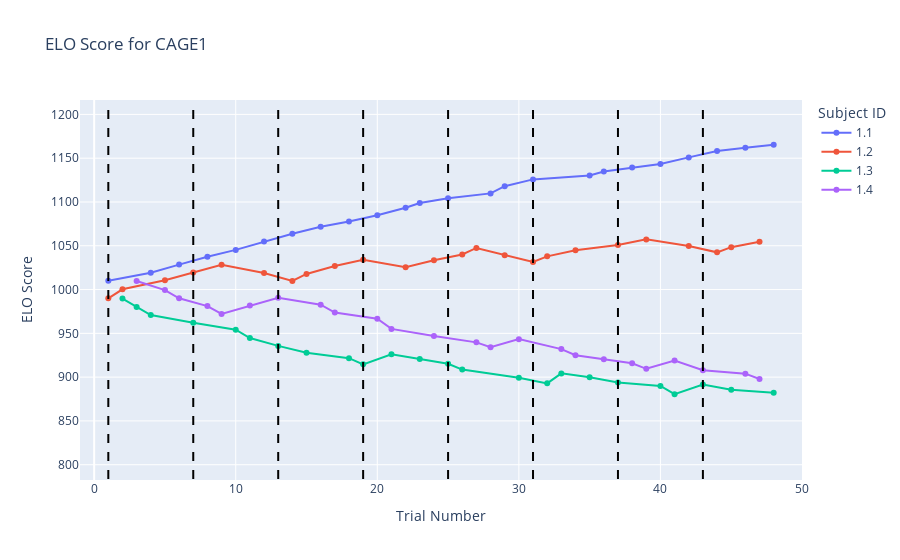
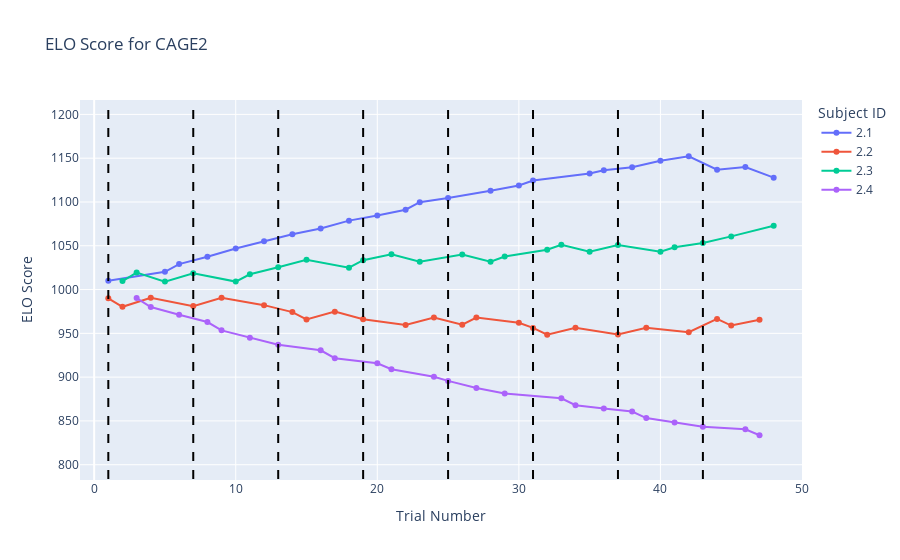
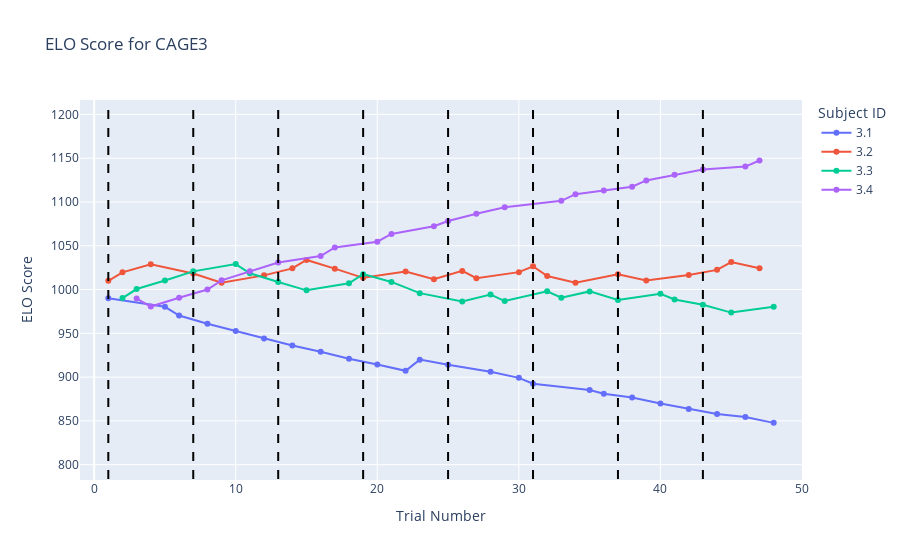
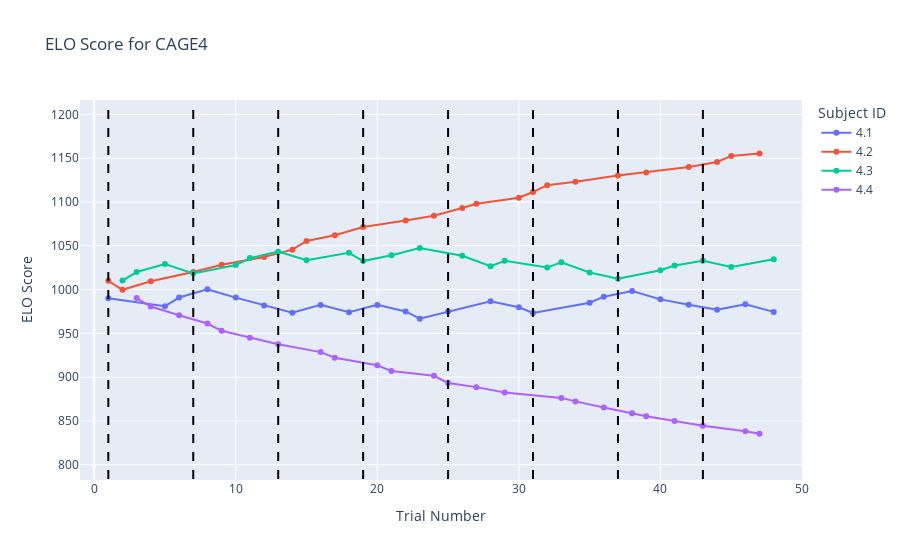

These figures' notebook cell, in order:
### Markdown cell above
# Visualization
### ELO plots for each sheet

### Code cell
# change the config for exporting hte png iamge fro mthe plot at a higher resolution
config = {
    'toImageButtonOptions': {
        'format': 'png',
        'filename': 'custom_image',
        'height': 600,
        'width': 800,
        'scale': 10
    }
}

# Getting the highest and lowest Elo rating for cutoffs of the Y-axis
max_elo_rating = all_sheet_elo_score_df["updated_elo_rating"].max()
min_elo_rating = all_sheet_elo_score_df["updated_elo_rating"].min()
max_match_num = all_sheet_elo_score_df["total_match_number"].max()
min_match_num = all_sheet_elo_score_df["total_match_number"].min()

for key, value in elo_df_dict.items():
    # Drawing vertical lines that represent when each session begins
    # Based on when a row has a different session than the previous row
    session_arr = value[value['session_number_difference'] == 1.0]['total_match_number'].unique()
    vertical_lines_lst = []
    for session_int in session_arr:
        shape = {'type': 'line', 
                 'x0': session_int, 
                 'y0': min_elo_rating-50, 
                 'x1': session_int, 
                 'y1': max_elo_rating+50,
                 'line': {
                    'color': 'black',
                    'width': 2,
                    'dash': 'dash'
                }}
        vertical_lines_lst.append(shape)
        
    # Drawing a line for each subject
    subject_id_arr = value['subject_id'].unique()
    subject_id_arr.sort()
    subject_lines_lst = []
    for subject in subject_id_arr:
        subject_df = value[value['subject_id'] == subject]
        trace = go.Scatter(x=subject_df["total_match_number"], 
                           y=subject_df["updated_elo_rating"], 
                           mode='lines+markers', 
                           name=subject)
        subject_lines_lst.append(trace)

    # Create a layout with the shapes
    layout = go.Layout(shapes=vertical_lines_lst)

    # Create a Figure object with the traces and layout
    fig = go.Figure(data=subject_lines_lst, layout=layout)
    fig.update_xaxes(range=[min_match_num-2, max_match_num+2])
    fig.update_layout(legend_title_text='Subject ID',
                     title_text=f'ELO Score for {key}',
                     xaxis_title='Trial Number',
                     yaxis_title='ELO Score',
                     # width=1000,
                     height=600
                     )
    
    
    
    # Show the figure
    fig.show(config=config)
    
    # save figures to disk
    # if kaleido is not installed only html is exported (a png can be saved from the html file)
    if save_plots:
        try:
            fig.write_image(output_dir+"/"+f'ELO Score for {key}'+'.png', scale=5)
            fig.write_image(output_dir+"/"+f'ELO Score for {key}'+'.svg')
            fig.write_html(output_dir+"/"+f'ELO Score for {key}'+'.html', config=config)
        except:
            fig.write_html(output_dir+"/"+f'ELO Score for {key}'+'.html', config=config)

### Figure 1 — Plotly figure (JSON) as saved in the notebook; plotly's stock layout.template omitted (floating-point values rounded to 4 significant figures)
{"data": [{"mode": "lines+markers", "name": "1.1", "type": "scatter", "x": [1, 4, 6, 8, 10, 12, 14, 16, 18, 20, 22, 23, 25, 28, 29, 31, 35, 36, 38, 40, 42, 44, 46, 48], "y": [1010, 1019.0, 1028.0, 1037.0, 1045.0, 1055.0, 1064.0, 1072.0, 1078.0, 1085.0, 1093.0, 1099.0, 1104.0, 1110.0, 1118, 1126.0, 1130.0, 1135.0, 1139.0, 1143.0, 1151.0, 1158.0, 1162.0, 1165.0]}, {"mode": "lines+markers", "name": "1.2", "type": "scatter", "x": [1, 2, 5, 7, 9, 12, 14, 15, 17, 19, 22, 24, 26, 27, 29, 31, 32, 34, 37, 39, 42, 44, 45, 47], "y": [990, 1000.0, 1011.0, 1020.0, 1028.0, 1019.0, 1010.0, 1018.0, 1027.0, 1034.0, 1025.0, 1033.0, 1040.0, 1048.0, 1039.0, 1032.0, 1038.0, 1045.0, 1051, 1057.0, 1050.0, 1042.0, 1048.0, 1054.0]}, {"mode": "lines+markers", "name": "1.3", "type": "scatter", "x": [2, 3, 4, 7, 10, 11, 13, 15, 18, 19, 21, 23, 25, 26, 30, 32, 33, 35, 37, 40, 41, 43, 45, 48], "y": [989.7, 980, 970.9, 962, 954.1, 944.6, 935.7, 927.8, 921.7, 914.6, 926.1, 920.6, 915.3, 908.6, 899.3, 892.9, 904.3, 899.9, 893.8, 889.9, 880.5, 891.6, 885.7, 882.3]}, {"mode": "lines+markers", "name": "1.4", "type": "scatter", "x": [3, 5, 6, 8, 9, 11, 13, 16, 17, 20, 21, 24, 27, 28, 30, 33, 34, 36, 38, 39, 41, 43, 46, 47], "y": [1010.0, 999.4, 990, 981.1, 972.2, 981.7, 990.6, 982.7, 973.7, 966.6, 955.1, 947.1, 939.7, 934.1, 943.4, 932, 925, 920.3, 915.8, 909.5, 918.9, 907.8, 904, 897.9]}], "layout": {"autosize": true, "legend": {"title": {"text": "Subject ID"}}, "shapes": [{"line": {"color": "black", "dash": "dash", "width": 2}, "type": "line", "x0": 1, "x1": 1, "y0": 783.7, "y1": 1215.0}, {"line": {"color": "black", "dash": "dash", "width": 2}, "type": "line", "x0": 7, "x1": 7, "y0": 783.7, "y1": 1215.0}, {"line": {"color": "black", "dash": "dash", "width": 2}, "type": "line", "x0": 13, "x1": 13, "y0": 783.7, "y1": 1215.0}, {"line": {"color": "black", "dash": "dash", "width": 2}, "type": "line", "x0": 19, "x1": 19, "y0": 783.7, "y1": 1215.0}, {"line": {"color": "black", "dash": "dash", "width": 2}, "type": "line", "x0": 25, "x1": 25, "y0": 783.7, "y1": 1215.0}, {"line": {"color": "black", "dash": "dash", "width": 2}, "type": "line", "x0": 31, "x1": 31, "y0": 783.7, "y1": 1215.0}, {"line": {"color": "black", "dash": "dash", "width": 2}, "type": "line", "x0": 37, "x1": 37, "y0": 783.7, "y1": 1215.0}, {"line": {"color": "black", "dash": "dash", "width": 2}, "type": "line", "x0": 43, "x1": 43, "y0": 783.7, "y1": 1215.0}], "title": {"text": "ELO Score for CAGE1"}, "xaxis": {"autorange": false, "range": [-1, 50], "showspikes": false, "title": {"text": "Trial Number"}, "type": "linear"}, "yaxis": {"autorange": true, "range": [782.7, 1216.0], "showspikes": false, "title": {"text": "ELO Score"}, "type": "linear"}}}

### Figure 2 — Plotly figure (JSON) as saved in the notebook; plotly's stock layout.template omitted (floating-point values rounded to 4 significant figures)
{"data": [{"mode": "lines+markers", "name": "2.1", "type": "scatter", "x": [1, 5, 6, 8, 10, 12, 14, 16, 18, 20, 22, 23, 25, 28, 30, 31, 35, 36, 38, 40, 42, 44, 46, 48], "y": [1010, 1020.0, 1029.0, 1037.0, 1047.0, 1055.0, 1063.0, 1070.0, 1079.0, 1084.0, 1091.0, 1100.0, 1104.0, 1113.0, 1119.0, 1125.0, 1132.0, 1136.0, 1140.0, 1147.0, 1152.0, 1137.0, 1140, 1128.0]}, {"mode": "lines+markers", "name": "2.2", "type": "scatter", "x": [1, 2, 4, 7, 9, 12, 14, 15, 17, 19, 22, 24, 26, 27, 30, 31, 32, 34, 37, 39, 42, 44, 45, 47], "y": [990, 980.3, 990.6, 981.1, 990.6, 982.2, 974.3, 965.8, 974.8, 966.2, 959.5, 968.1, 959.9, 968.1, 962, 956.2, 948.5, 956.4, 948.8, 956.3, 951.3, 966.5, 958.9, 965.6]}, {"mode": "lines+markers", "name": "2.3", "type": "scatter", "x": [2, 3, 5, 7, 10, 11, 13, 15, 18, 19, 21, 23, 26, 28, 29, 32, 33, 35, 37, 40, 41, 43, 45, 48], "y": [1010.0, 1019.0, 1009.0, 1019.0, 1009.0, 1018.0, 1025.0, 1034.0, 1025.0, 1034.0, 1040.0, 1032.0, 1040.0, 1032.0, 1038.0, 1046.0, 1051.0, 1043.0, 1051.0, 1043.0, 1048.0, 1053.0, 1061.0, 1073.0]}, {"mode": "lines+markers", "name": "2.4", "type": "scatter", "x": [3, 4, 6, 8, 9, 11, 13, 16, 17, 20, 21, 24, 25, 27, 29, 33, 34, 36, 38, 39, 41, 43, 46, 47], "y": [990.3, 980, 971.2, 962.9, 953.4, 945, 937.1, 930.6, 921.6, 915.8, 909.1, 900.5, 895.7, 887.5, 881.4, 875.8, 867.9, 864.3, 860.8, 853.3, 848.3, 843.5, 840.4, 833.7]}], "layout": {"autosize": true, "legend": {"title": {"text": "Subject ID"}}, "shapes": [{"line": {"color": "black", "dash": "dash", "width": 2}, "type": "line", "x0": 1, "x1": 1, "y0": 783.7, "y1": 1215.0}, {"line": {"color": "black", "dash": "dash", "width": 2}, "type": "line", "x0": 7, "x1": 7, "y0": 783.7, "y1": 1215.0}, {"line": {"color": "black", "dash": "dash", "width": 2}, "type": "line", "x0": 13, "x1": 13, "y0": 783.7, "y1": 1215.0}, {"line": {"color": "black", "dash": "dash", "width": 2}, "type": "line", "x0": 19, "x1": 19, "y0": 783.7, "y1": 1215.0}, {"line": {"color": "black", "dash": "dash", "width": 2}, "type": "line", "x0": 25, "x1": 25, "y0": 783.7, "y1": 1215.0}, {"line": {"color": "black", "dash": "dash", "width": 2}, "type": "line", "x0": 31, "x1": 31, "y0": 783.7, "y1": 1215.0}, {"line": {"color": "black", "dash": "dash", "width": 2}, "type": "line", "x0": 37, "x1": 37, "y0": 783.7, "y1": 1215.0}, {"line": {"color": "black", "dash": "dash", "width": 2}, "type": "line", "x0": 43, "x1": 43, "y0": 783.7, "y1": 1215.0}], "title": {"text": "ELO Score for CAGE2"}, "xaxis": {"range": [-1, 50], "title": {"text": "Trial Number"}, "type": "linear"}, "yaxis": {"autorange": true, "range": [781.3, 1218.0], "title": {"text": "ELO Score"}, "type": "linear"}}}

### Figure 3 — Plotly figure (JSON) as saved in the notebook; plotly's stock layout.template omitted (floating-point values rounded to 4 significant figures)
{"data": [{"mode": "lines+markers", "name": "3.1", "type": "scatter", "x": [1, 5, 6, 8, 10, 12, 14, 16, 18, 20, 22, 23, 25, 28, 30, 31, 35, 36, 38, 40, 42, 44, 46, 48], "y": [990, 980.3, 970.3, 960.9, 952.6, 944.2, 936.2, 928.9, 920.9, 914.4, 907.2, 920, 914.1, 906.2, 899.2, 892.5, 885.3, 881, 876.8, 869.9, 863.7, 857.8, 854.5, 847.8]}, {"mode": "lines+markers", "name": "3.2", "type": "scatter", "x": [1, 2, 4, 7, 9, 12, 14, 15, 17, 19, 22, 24, 26, 27, 30, 31, 32, 34, 37, 39, 42, 44, 45, 47], "y": [1010, 1020.0, 1029.0, 1018.0, 1008.0, 1016.0, 1024.0, 1034.0, 1024.0, 1013.0, 1021.0, 1012.0, 1021.0, 1013.0, 1020.0, 1027.0, 1016.0, 1008.0, 1018.0, 1010.0, 1017.0, 1022.0, 1031.0, 1024.0]}, {"mode": "lines+markers", "name": "3.3", "type": "scatter", "x": [2, 3, 5, 7, 10, 11, 13, 15, 18, 19, 21, 23, 26, 28, 29, 32, 33, 35, 37, 40, 41, 43, 45, 48], "y": [990.3, 1001.0, 1010.0, 1021.0, 1029.0, 1019.0, 1009.0, 999.1, 1007.0, 1018.0, 1009.0, 995.9, 986.4, 994.3, 986.9, 998, 990.7, 997.9, 988.2, 995.1, 988.7, 982.6, 973.7, 980.4]}, {"mode": "lines+markers", "name": "3.4", "type": "scatter", "x": [3, 4, 6, 8, 9, 11, 13, 16, 17, 20, 21, 24, 25, 27, 29, 33, 34, 36, 38, 39, 41, 43, 46, 47], "y": [989.7, 980.6, 990.6, 1000, 1010.0, 1021, 1031.0, 1038.0, 1048.0, 1055.0, 1064.0, 1072.0, 1078.0, 1087.0, 1094, 1101.0, 1109.0, 1113.0, 1117.0, 1125.0, 1131, 1137.0, 1140.0, 1147.0]}], "layout": {"autosize": true, "legend": {"title": {"text": "Subject ID"}}, "shapes": [{"line": {"color": "black", "dash": "dash", "width": 2}, "type": "line", "x0": 1, "x1": 1, "y0": 783.7, "y1": 1215.0}, {"line": {"color": "black", "dash": "dash", "width": 2}, "type": "line", "x0": 7, "x1": 7, "y0": 783.7, "y1": 1215.0}, {"line": {"color": "black", "dash": "dash", "width": 2}, "type": "line", "x0": 13, "x1": 13, "y0": 783.7, "y1": 1215.0}, {"line": {"color": "black", "dash": "dash", "width": 2}, "type": "line", "x0": 19, "x1": 19, "y0": 783.7, "y1": 1215.0}, {"line": {"color": "black", "dash": "dash", "width": 2}, "type": "line", "x0": 25, "x1": 25, "y0": 783.7, "y1": 1215.0}, {"line": {"color": "black", "dash": "dash", "width": 2}, "type": "line", "x0": 31, "x1": 31, "y0": 783.7, "y1": 1215.0}, {"line": {"color": "black", "dash": "dash", "width": 2}, "type": "line", "x0": 37, "x1": 37, "y0": 783.7, "y1": 1215.0}, {"line": {"color": "black", "dash": "dash", "width": 2}, "type": "line", "x0": 43, "x1": 43, "y0": 783.7, "y1": 1215.0}], "title": {"text": "ELO Score for CAGE3"}, "xaxis": {"range": [-1, 50], "title": {"text": "Trial Number"}, "type": "linear"}, "yaxis": {"autorange": true, "range": [781.3, 1218.0], "title": {"text": "ELO Score"}, "type": "linear"}}}

### Figure 4 — Plotly figure (JSON) as saved in the notebook; plotly's stock layout.template omitted (floating-point values rounded to 4 significant figures)
{"data": [{"mode": "lines+markers", "name": "4.1", "type": "scatter", "x": [1, 5, 6, 8, 10, 12, 14, 16, 18, 20, 22, 23, 25, 28, 30, 31, 35, 36, 38, 40, 42, 44, 46, 48], "y": [990, 980.9, 990.9, 1000.0, 990.8, 981.9, 973.5, 982.5, 974, 982.5, 975, 966.8, 974.9, 986.7, 979.8, 973.3, 985, 991.9, 998.4, 988.8, 982.7, 976.9, 983.3, 974.5]}, {"mode": "lines+markers", "name": "4.2", "type": "scatter", "x": [1, 2, 4, 7, 9, 12, 14, 15, 17, 19, 22, 24, 26, 27, 30, 31, 32, 34, 37, 39, 42, 44, 45, 47], "y": [1010, 999.7, 1009.0, 1020, 1028.0, 1037.0, 1046.0, 1056.0, 1062, 1071.0, 1079.0, 1084.0, 1093.0, 1098, 1105.0, 1111.0, 1119.0, 1123.0, 1130.0, 1134.0, 1140.0, 1146.0, 1153.0, 1155.0]}, {"mode": "lines+markers", "name": "4.3", "type": "scatter", "x": [2, 3, 5, 7, 10, 11, 13, 15, 18, 19, 21, 23, 26, 28, 29, 32, 33, 35, 37, 40, 41, 43, 45, 48], "y": [1010.0, 1020, 1029.0, 1018.0, 1028, 1036.0, 1043.0, 1033.0, 1042.0, 1032.0, 1039.0, 1047.0, 1038.0, 1027.0, 1033.0, 1025.0, 1031.0, 1020.0, 1012.0, 1022, 1028.0, 1033.0, 1026.0, 1035.0]}, {"mode": "lines+markers", "name": "4.4", "type": "scatter", "x": [3, 4, 6, 8, 9, 11, 13, 16, 17, 20, 21, 24, 25, 27, 29, 33, 34, 36, 38, 39, 41, 43, 46, 47], "y": [990.3, 980.6, 970.6, 961.2, 952.9, 945, 937.6, 928.6, 922.1, 913.6, 906.9, 901.5, 893.4, 888.6, 882.4, 876.3, 872.3, 865.4, 858.9, 855.4, 849.9, 844.6, 838.2, 835.4]}], "layout": {"autosize": true, "legend": {"title": {"text": "Subject ID"}}, "shapes": [{"line": {"color": "black", "dash": "dash", "width": 2}, "type": "line", "x0": 1, "x1": 1, "y0": 783.7, "y1": 1215.0}, {"line": {"color": "black", "dash": "dash", "width": 2}, "type": "line", "x0": 7, "x1": 7, "y0": 783.7, "y1": 1215.0}, {"line": {"color": "black", "dash": "dash", "width": 2}, "type": "line", "x0": 13, "x1": 13, "y0": 783.7, "y1": 1215.0}, {"line": {"color": "black", "dash": "dash", "width": 2}, "type": "line", "x0": 19, "x1": 19, "y0": 783.7, "y1": 1215.0}, {"line": {"color": "black", "dash": "dash", "width": 2}, "type": "line", "x0": 25, "x1": 25, "y0": 783.7, "y1": 1215.0}, {"line": {"color": "black", "dash": "dash", "width": 2}, "type": "line", "x0": 31, "x1": 31, "y0": 783.7, "y1": 1215.0}, {"line": {"color": "black", "dash": "dash", "width": 2}, "type": "line", "x0": 37, "x1": 37, "y0": 783.7, "y1": 1215.0}, {"line": {"color": "black", "dash": "dash", "width": 2}, "type": "line", "x0": 43, "x1": 43, "y0": 783.7, "y1": 1215.0}], "title": {"text": "ELO Score for CAGE4"}, "xaxis": {"range": [-1, 50], "title": {"text": "Trial Number"}, "type": "linear"}, "yaxis": {"autorange": true, "range": [781.3, 1218.0], "title": {"text": "ELO Score"}, "type": "linear"}}}
